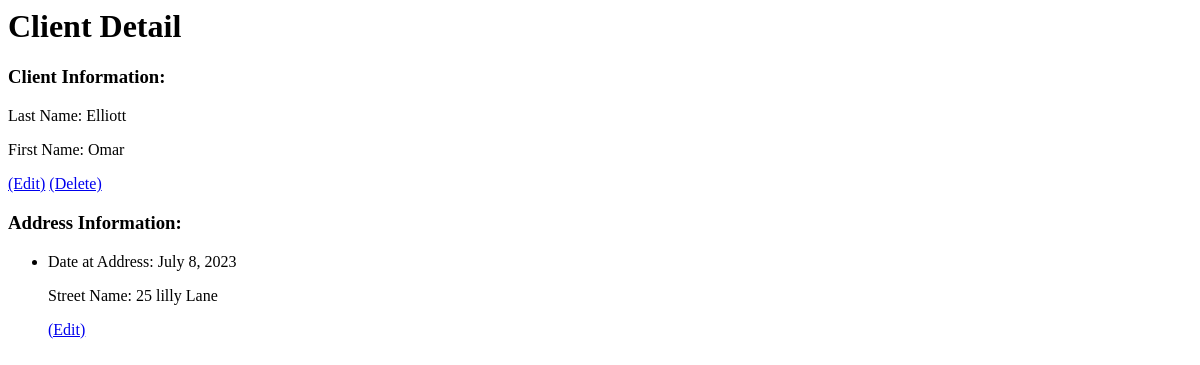
/client/detail/14/ (signed in), run on an earlier commit of the app's database.
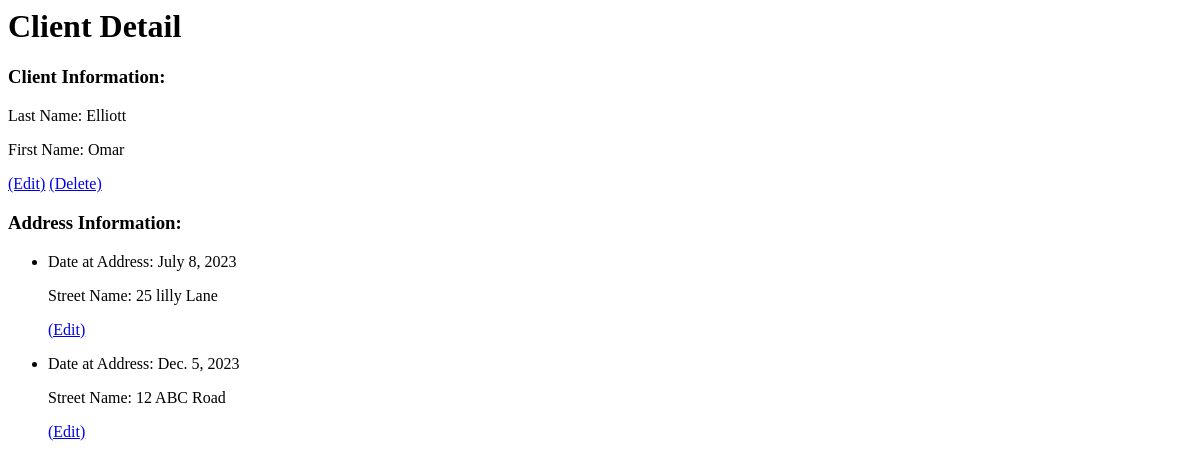
And on a later commit of the database.
### prep_app/models.py (models this page shows, shortened)
class Address(TSIS2BaseModel):
    client = models.ForeignKey("Client", blank=False, null=False, on_delete=models.PROTECT)
    date_at_address = models.DateField(blank=False, null=False)
    street_name = models.CharField(max_length=255, blank=True, null=True)
    parish = models.ForeignKey("Parish", blank=False, null=False, on_delete=models.PROTECT)
    community =  models.CharField(max_length=255, blank=True, null=True)
    telephone_cell1 = models.CharField(max_length=255, blank=True, null=True)
    telephone_cell2 = models.CharField(max_length=255, blank=True, null=True)
    notes = models.TextField(blank=True, null=True)
    facility = models.ForeignKey("Facility", on_delete=models.CASCADE)

### prep_app/views.py (the view)
# urls.py: path('detail/<int:client_id>/', client_detail, name='client_detail'),
def client_detail(request, client_id):
    if request.session.get('User') is None:
        return redirect('login_user')
    client = get_object_or_404(Client, pk=client_id)
    addresses = Address.objects.filter(client_id=client_id)
    arvmedication = ARVMedication.objects.filter(client_id=client_id)
    return render(request, 'client_detail.html', {'client': client, 'addresses': addresses, 'arvmedication': arvmedication})

### prep_app/base_model.py (called while the page is built)
    def get_queryset(self):
        if self.include_deleted:
            return TSIS2BaseQuerySet(self.model)
        return TSIS2BaseQuerySet(self.model).filter(deleted_at=None)

### accounts/templates/client_detail.html
<h1>Client Detail</h1>
<h3>Client Information:</h3>
<p>Last Name: {{ client.last_name }}</p>
<p>First Name: {{ client.first_name }}</p>
<a href="{% url 'edit_client' client.id %}">(Edit)</a>
<a href="{% url 'delete_client' client.id %}">(Delete)</a>
<h3>Address Information:</h3>
<ul>
  {% for address in addresses %}
  <li>
    <p>Date at Address: {{ address.date_at_address }}</p>
    <p>Street Name: {{ address.street_name }}</p>
    <a href="{% url 'edit_address' address.id %}">(Edit)</a>
  </li>
  {% empty %}
  <p style="font-size:12px; "> No data found - Click <b>'Add New'</b> to create new record </p>
  {% endfor %}
</ul>

What changed in the data, as far as the page shows it:
added Address: date_at_address "Dec. 5, 2023", street_name "12 ABC Road"
